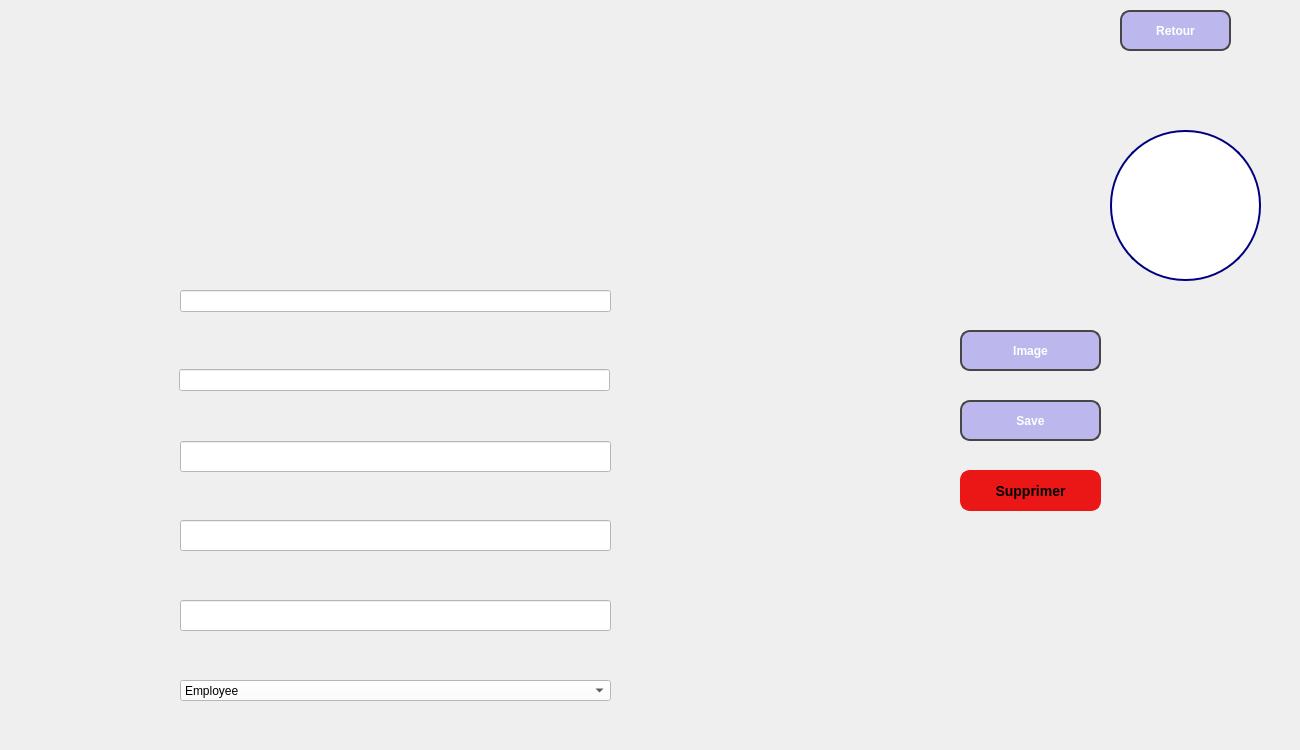
      <widget class="QWidget" name="page_4">
       <property name="styleSheet">
        <string notr="true"/>
       </property>
       <widget class="QPushButton" name="supp_u">
        <property name="geometry">
         <rect>
          <x>960</x>
          <y>470</y>
          <width>141</width>
          <height>41</height>
         </rect>
        </property>
        <property name="styleSheet">
         <string notr="true">QPushButton {
    background-color: #eb1616; /* Couleur de fond verte */
    color: black; /* Couleur du texte en blanc */
    border-radius: 10px; /* Bords arrondis */
    padding: 10px 20px; /* Espacement interne */
   font-family: 'OCR A Extended', sans-serif; /* Police OCR A Extended */
    font-size: 14px; /* Taille du texte */
    font-weight: bold; /* Texte en gras */
    border: 2px solid #eb1616; /* Bordure plus foncée */
}

QPushButton:hover {
    background-color: #c50000; /* Couleur de fond plus foncée au survol */
}

QPushButton:pressed {
    background-color: #ff0000; /* Couleur de fond plus foncée lorsqu'on clique */
    border: 2px solid #ff0000; /* Bordure plus foncée lorsqu'on clique */
}</string>
        </property>
        <property name="text">
         <string>Supprimer</string>
        </property>
       </widget>
       <widget class="QComboBox" name="role_u">
        <property name="geometry">
         <rect>
          <x>180</x>
          <y>680</y>
          <width>431</width>
          <height>21</height>
         </rect>
        </property>
        <property name="styleSheet">
         <string notr="true">background-color: rgb(255, 255, 255);</string>
        </property>
        <item>
         <property name="text">
          <string>Employee</string>
         </property>
        </item>
       </widget>
       <widget class="QLineEdit" name="nom_u">
        <property name="geometry">
         <rect>
          <x>180</x>
          <y>290</y>
          <width>431</width>
          <height>22</height>
         </rect>
        </property>
        <property name="styleSheet">
         <string notr="true">background-color: rgb(255, 255, 255);</string>
        </property>
       </widget>
       <widget class="QLineEdit" name="num_u">
        <property name="geometry">
         <rect>
          <x>180</x>
          <y>441</y>
          <width>431</width>
          <height>31</height>
         </rect>
        </property>
        <property name="styleSheet">
         <string notr="true">background-color: rgb(255, 255, 255);</string>
        </property>
       </widget>
       <widget class="QLineEdit" name="mot_u">
        <property name="geometry">
         <rect>
          <x>180</x>
          <y>520</y>
          <width>431</width>
          <height>31</height>
         </rect>
        </property>
        <property name="styleSheet">
         <string notr="true">background-color: rgb(255, 255, 255);</string>
        </property>
       </widget>
       <widget class="QLineEdit" name="mail_u">
        <property name="geometry">
         <rect>
          <x>180</x>
          <y>600</y>
          <width>431</width>
          <height>31</height>
         </rect>
        </property>
        <property name="styleSheet">
         <string notr="true">background-color: rgb(255, 255, 255);</string>
        </property>
       </widget>
       <widget class="QLabel" name="imageLabel_2">
        <property name="geometry">
         <rect>
          <x>1110</x>
          <y>130</y>
          <width>151</width>
          <height>151</height>
         </rect>
        </property>
        <property name="styleSheet">
         <string notr="true">border: 2px solid #3498db; /* Border color */
border-radius: 75px;      /* Half of the height for a perfect circle */
overflow: hidden;
background-color: rgb(255, 255, 255);
border-color: rgb(0, 0, 127);</string>
        </property>
        <property name="text">
         <string/>
        </property>
       </widget>
       <widget class="QWidget" name="widget_5" native="true">
        <property name="geometry">
         <rect>
          <x>-1</x>
          <y>-1</y>
          <width>1291</width>
          <height>741</height>
         </rect>
        </property>
        <property name="styleSheet">
         <string notr="true">
    background-image: url(&quot;C:/Users/HP/Desktop/mech/page4.png&quot;);
    background-position: center;   /* Centrer l'image */
    background-repeat: no-repeat;  /* Ne pas répéter l'image */
    background-size: cover;        /* Adapter l'image à la taille du widget */


</string>
        </property>
        <widget class="QLineEdit" name="prenom_u">
         <property name="geometry">
          <rect>
           <x>180</x>
           <y>370</y>
           <width>431</width>
           <height>22</height>
          </rect>
         </property>
         <property name="styleSheet">
          <string notr="true">background-color: rgb(255, 255, 255);</string>
         </property>
        </widget>
       </widget>
       <widget class="QPushButton" name="retour_u">
        <property name="geometry">
         <rect>
          <x>1120</x>
          <y>10</y>
          <width>111</width>
          <height>41</height>
         </rect>
        </property>
        <property name="mouseTracking">
         <bool>true</bool>
        </property>
        <property name="styleSheet">
         <string notr="true">QPushButton {
  background-color: rgb(188, 184, 238); /* Couleur de fond verte */
    color: white; /* Couleur du texte en blanc */
    border-radius: 10px; /* Bords arrondis */
    padding: 10px 20px; /* Espacement interne */
   font-family: 'OCR A Extended', sans-serif; /* Police OCR A Extended */
    font-size: 12px; /* Taille du texte */
    font-weight: bold; /* Texte en gras */
    border: 2px solid #474545; /* Bordure plus foncée */
}

QPushButton:hover {
    background-color: #474545; /* Couleur de fond plus foncée au survol */
}

QPushButton:pressed {
    background-color: #605757; /* Couleur de fond plus foncée lorsqu'on clique */
    border: 2px solid #605757; /* Bordure plus foncée lorsqu'on clique */
}</string>
        </property>
        <property name="text">
         <string>Retour</string>
        </property>
       </widget>
       <widget class="QPushButton" name="addimage2">
        <property name="geometry">
         <rect>
          <x>960</x>
          <y>330</y>
          <width>141</width>
          <height>41</height>
         </rect>
        </property>
        <property name="mouseTracking">
         <bool>true</bool>
        </property>
        <property name="styleSheet">
         <string notr="true">QPushButton {
  background-color: rgb(188, 184, 238); /* Couleur de fond verte */
    color: white; /* Couleur du texte en blanc */
    border-radius: 10px; /* Bords arrondis */
    padding: 10px 20px; /* Espacement interne */
   font-family: 'OCR A Extended', sans-serif; /* Police OCR A Extended */
    font-size: 12px; /* Taille du texte */
    font-weight: bold; /* Texte en gras */
    border: 2px solid #474545; /* Bordure plus foncée */
}

QPushButton:hover {
    background-color: #474545; /* Couleur de fond plus foncée au survol */
}

QPushButton:pressed {
    background-color: #605757; /* Couleur de fond plus foncée lorsqu'on clique */
    border: 2px solid #605757; /* Bordure plus foncée lorsqu'on clique */
}</string>
        </property>
        <property name="text">
         <string>Image</string>
        </property>
       </widget>
       <widget class="QPushButton" name="save_u">
        <property name="geometry">
         <rect>
          <x>960</x>
          <y>400</y>
          <width>141</width>
          <height>41</height>
         </rect>
        </property>
        <property name="mouseTracking">
         <bool>true</bool>
        </property>
        <property name="styleSheet">
         <string notr="true">QPushButton {
  background-color: rgb(188, 184, 238); /* Couleur de fond verte */
    color: white; /* Couleur du texte en blanc */
    border-radius: 10px; /* Bords arrondis */
    padding: 10px 20px; /* Espacement interne */
   font-family: 'OCR A Extended', sans-serif; /* Police OCR A Extended */
    font-size: 12px; /* Taille du texte */
    font-weight: bold; /* Texte en gras */
    border: 2px solid #474545; /* Bordure plus foncée */
}

QPushButton:hover {
    background-color: #474545; /* Couleur de fond plus foncée au survol */
}

QPushButton:pressed {
    background-color: #605757; /* Couleur de fond plus foncée lorsqu'on clique */
    border: 2px solid #605757; /* Bordure plus foncée lorsqu'on clique */
}</string>
        </property>
        <property name="text">
         <string>Save</string>
        </property>
       </widget>
       <zorder>widget_5</zorder>
       <zorder>supp_u</zorder>
       <zorder>role_u</zorder>
       <zorder>num_u</zorder>
       <zorder>mot_u</zorder>
       <zorder>mail_u</zorder>
       <zorder>nom_u</zorder>
       <zorder>imageLabel_2</zorder>
       <zorder>retour_u</zorder>
       <zorder>addimage2</zorder>
       <zorder>save_u</zorder>
      </widget>
